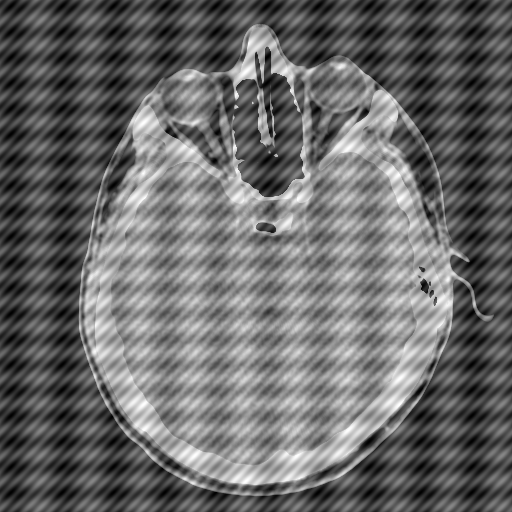
#> input picture imgs/HeadCT_degradada.tif, 512 x 512 px
$ python 003-perfis.py --imagem ../imgs/HeadCT_degradada.tif
#> lines starting #> are read from the running program, lines starting #| are printed output that depends on the picture
'''
Mejore la función para trazar los perfiles de intensidad que realizó en guı́as
previas, para que en la misma gráfica
• se visualicen simultáneamente los perfiles de cada canal: R, G y B.
• se visualicen los perfiles de los canales H, S y V.
'''

import cv2 as cv
import numpy as np
from matplotlib import pyplot as plt
import argparse


'''
    Argumentos
'''
ap = argparse.ArgumentParser()
ap.add_argument("-i", "--imagem", required=True, help="Imagem")


'''
    MAIN
'''
def main():
    args = vars(ap.parse_args())
    img = cv.imread(args["imagem"])
#> img is the input picture: shape (512, 512, 3); min 0, max 255, mean 105.3
    hsv = cv.cvtColor(img, cv.COLOR_BGR2HSV)
#> hsv: shape (512, 512, 3); mean H, S, V 0, 0, 105.3
    [alt, larg, ch] = img.shape
#> alt = 512; larg = 512; ch = 3

    # Perfis de intensidade da linha central da imagem
    lin = alt // 2
#> lin = 256
    r = np.zeros(larg, dtype = np.uint8)
#> r = 512 values from 0 to 0
    r = img[lin, 0:larg, 2]
#> r = 512 values, max 206 at index 100, min 23 at index 16, mean 124.5
    g = np.zeros(larg, dtype = np.uint8)
#> g = 512 values from 0 to 0
    g = img[lin, 0:larg, 1]
#> g has the same summary as r
    b = np.zeros(larg, dtype = np.uint8)
#> b = 512 values from 0 to 0
    b = img[lin, 0:larg, 0]
#> b has the same summary as r

    h = np.zeros(larg, dtype = np.uint8)
#> h = 512 values from 0 to 0
    h = hsv[lin, 0:larg, 0]
    s = np.zeros(larg, dtype = np.uint8)
    s = hsv[lin, 0:larg, 1]
    v = np.zeros(larg, dtype = np.uint8)
    v = hsv[lin, 0:larg, 2]
#> v has the same summary as r


    # Mostrar
    x = range(256)

    plt.subplot(1,3,1)
    plt.xticks([])
    plt.yticks([])
    plt.title("Original")
    plt.imshow(img[:,:,::-1])

    plt.subplot(1,3,2)
    plt.title("RGB")
    plt.plot(r, color="red", ls="--")
    plt.plot(g, color="green", ls="--")
    plt.plot(b, color="blue", ls="--")

    plt.subplot(1,3,3)
    plt.title("HSV")
    plt.plot(h, color="red", ls="--")
    plt.plot(s, color="green", ls="--")
    plt.plot(v, color="blue", ls="--")
    plt.legend()

    plt.show()
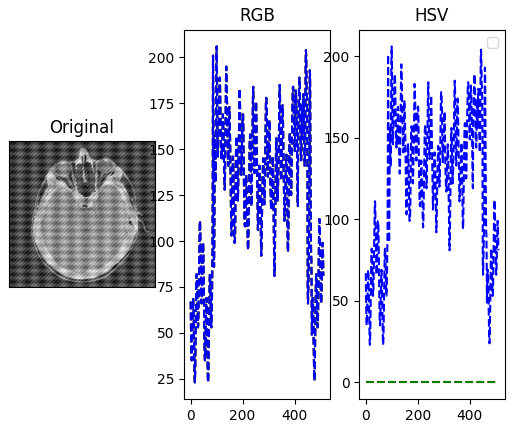
#> figure drawn by matplotlib, 3 panels; panel 2: curve peaks at x = 100, y = 206; panel 2: curve peaks at x = 100, y = 206; panel 2: curve peaks at x = 100, y = 206; panel 3: curve peaks at x = 100, y = 206


if __name__ == "__main__":
    main()

$ run again, on imgs/botellas3.tif
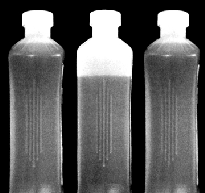
#> input picture imgs/botellas3.tif, 205 x 193 px
#> in main, img is the input picture: shape (193, 205, 3); min 0, max 255, mean 90.4
#> hsv: shape (193, 205, 3); mean H, S, V 0, 0, 90.4
#> in main, `r = img[lin, 0:larg, 2]`: r = 205 values, max 172 at index 78, min 0 at index 0, mean 84.08
#> in main, `g = img[lin, 0:larg, 1]`: g has the same summary as r
#> in main, `b = img[lin, 0:larg, 0]`: b has the same summary as r
#> in main, `v = hsv[lin, 0:larg, 2]`: v has the same summary as r
#> in main, `plt.show()`:
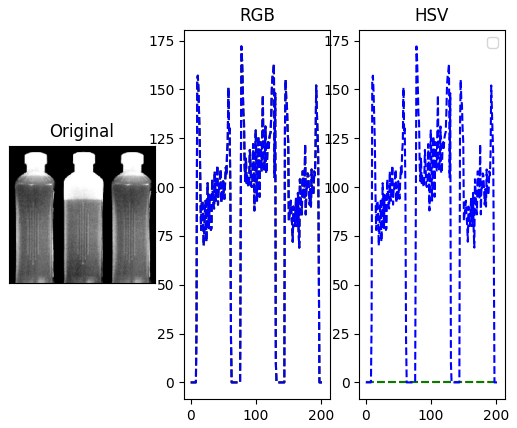
#> figure drawn by matplotlib, 3 panels; panel 2: curve peaks at x = 78, y = 172; panel 2: curve peaks at x = 78, y = 172; panel 2: curve peaks at x = 78, y = 172; panel 3: curve peaks at x = 78, y = 172

$ run again, on imgs/botellas4.tif
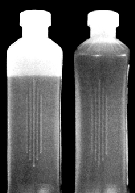
#> input picture imgs/botellas4.tif, 135 x 193 px
#> in main, img is the input picture: shape (193, 135, 3); min 0, max 255, mean 95.4
#> hsv: shape (193, 135, 3); mean H, S, V 0, 0, 95.4
#> in main, `r = img[lin, 0:larg, 2]`: r = 135 values, max 172 at index 8, min 0 at index 0, mean 87.95
#> in main, `g = img[lin, 0:larg, 1]`: g has the same summary as r
#> in main, `b = img[lin, 0:larg, 0]`: b has the same summary as r
#> in main, `v = hsv[lin, 0:larg, 2]`: v has the same summary as r
#> in main, `plt.show()`:
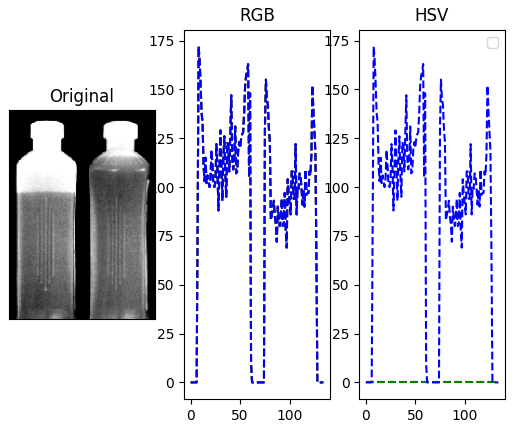
#> figure drawn by matplotlib, 3 panels; panel 2: curve peaks at x = 8, y = 172; panel 2: curve peaks at x = 8, y = 172; panel 2: curve peaks at x = 8, y = 172; panel 3: curve peaks at x = 8, y = 172

$ run again, on imgs/botellas5.tif
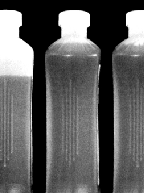
#> input picture imgs/botellas5.tif, 145 x 193 px
#> in main, img is the input picture: shape (193, 145, 3); min 0, max 255, mean 93.9
#> hsv: shape (193, 145, 3); mean H, S, V 0, 0, 93.9
#> in main, `r = img[lin, 0:larg, 2]`: r = 145 values, max 255 at index 144, min 0 at index 33, mean 86.72
#> in main, `g = img[lin, 0:larg, 1]`: g has the same summary as r
#> in main, `b = img[lin, 0:larg, 0]`: b has the same summary as r
#> in main, `v = hsv[lin, 0:larg, 2]`: v has the same summary as r
#> in main, `plt.show()`:
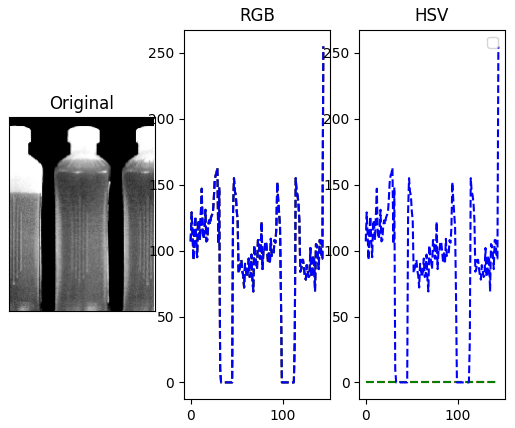
#> figure drawn by matplotlib, 3 panels; panel 2: curve peaks at x = 144, y = 255; panel 2: curve peaks at x = 144, y = 255; panel 2: curve peaks at x = 144, y = 255; panel 3: curve peaks at x = 144, y = 255
